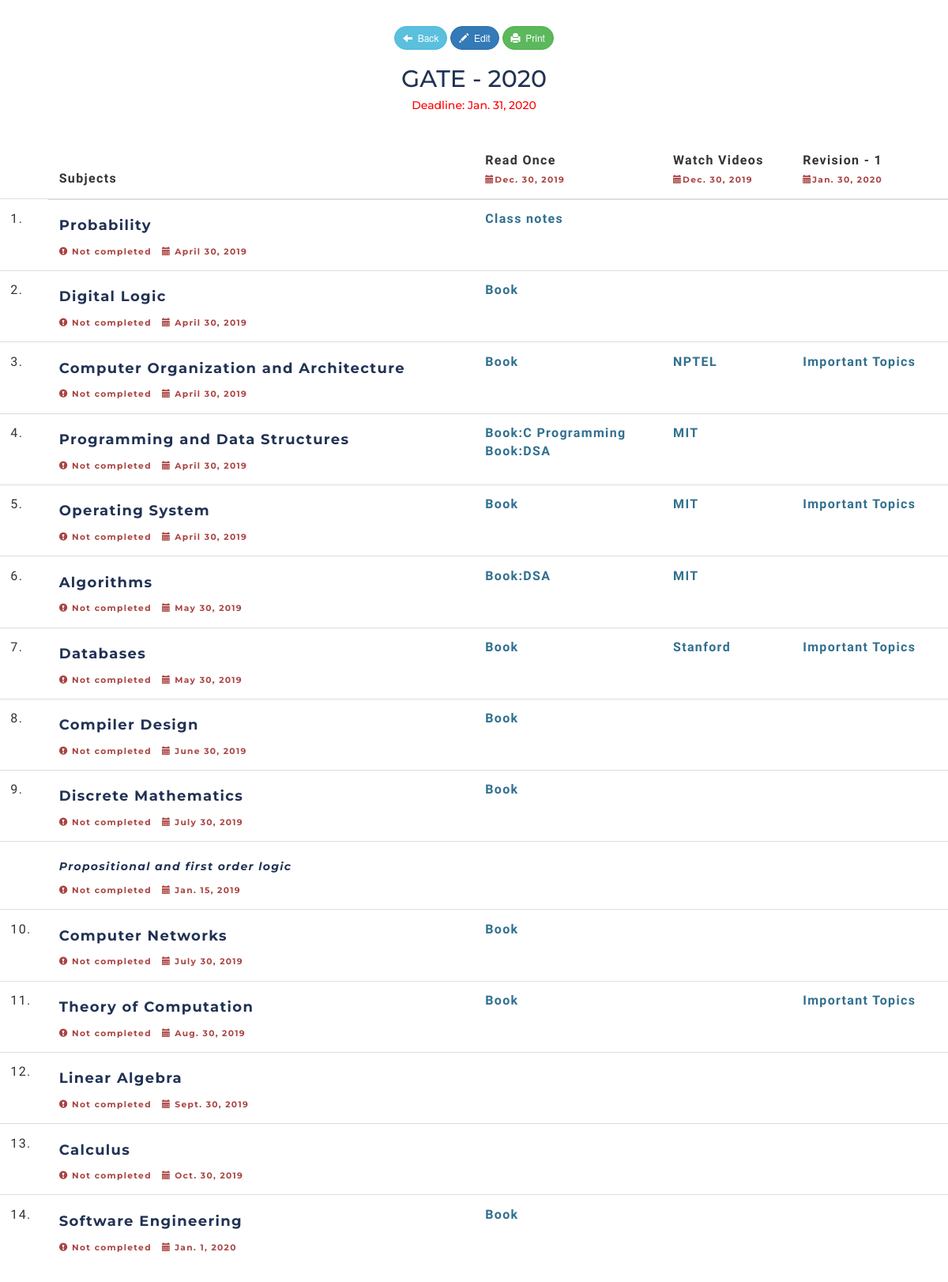
Page /planner/print-plan/7/ on the committed database.
### studyplanner/models.py (models this page shows, shortened)
class Plan(models.Model):
	name = models.CharField(max_length=100,null=False,blank=False)
	is_completed = models.BooleanField(default=False)
	description = models.TextField(default='')
	deadline = models.DateField(default=datetime.date.today)
	completed_subjects = models.IntegerField(default=0)
	completed_paths = models.IntegerField(default=0)
	completed_on = models.DateField(default=datetime.date.today)
	archived = models.BooleanField(default=False)
	class Meta:
		ordering = ['is_completed']

class Path(models.Model):
	name = models.CharField(max_length=500,null=False,blank=False)
	plan = models.ForeignKey(Plan, on_delete=models.CASCADE, null=True)
	description = models.TextField(default='')
	is_completed = models.BooleanField(default=False)
	deadline = models.DateField(default=datetime.date.today)
	completed_methods = models.IntegerField(default=0)
	completed_on = models.DateField(default=datetime.date.today)
	class Meta:
		ordering = ['is_completed']

class Subject(models.Model):
	name = models.CharField(max_length=500,null=False,blank=False)
	plan = models.ForeignKey(Plan, on_delete=models.CASCADE, null=False)
	description = models.TextField(default='')
	is_completed = models.BooleanField(default=False)
	deadline = models.DateField(default=datetime.date.today)
	completed_subtopics = models.IntegerField(default=0)
	completed_methods = models.IntegerField(default=0)
	completed_on = models.DateField(default=datetime.date.today)
	class Meta:
		ordering = ['is_completed','deadline']

class Method(models.Model):
	name = models.CharField(max_length=100,null=False,blank=False)
	path = models.ForeignKey(Path, on_delete=models.CASCADE,null=True)
	subject = models.ForeignKey(Subject, on_delete=models.CASCADE,null=True,blank=True)
	subtopic = models.ForeignKey(Subtopic, on_delete=models.CASCADE,null=True,blank=True)
	description = models.TextField(default='')
	is_completed = models.BooleanField(default=False)
	deadline = models.DateField(default=datetime.date.today)
	completed_on = models.DateField(default=datetime.date.today)
	class Meta:
		ordering = ['is_completed','deadline']

class Subtopic(models.Model):
	name = models.CharField(max_length=500,null=False,blank=False)
	subject = models.ForeignKey(Subject, on_delete=models.CASCADE, null=False)
	description = models.TextField(default='')
	is_completed = models.BooleanField(default=False)
	deadline = models.DateField(default=datetime.date.today)
	completed_methods = models.IntegerField(default=0)
	completed_on = models.DateField(default=datetime.date.today)
	class Meta:
		ordering = ['is_completed','deadline']

### studyplanner/views.py (the view)
# urls.py: url(r'^print-plan/(?P<pk>\d+)/$',views.print_plan, name='print-plan'),
def print_plan(request,pk):
	plan = get_object_or_404(Plan,pk=pk)
	paths = Path.objects.filter(plan=plan)
	if plan.archived:
		messages.error(request, "Plan doesn't exist")
		return redirect('home')
	subject_form = SubjectForm()
	subtopic_form = SubtopicForm()
	path_form = PathForm()
	method_form = MethodForm()
	return render(request, 'studyplanner/print_plan.html', {'plan':plan,'paths':paths,'subject_form':subject_form,'subtopic_form':subtopic_form,'path_form':path_form,'method_form':method_form})

### studyplanner/templates/studyplanner/print_plan.html (shortened to what this page needs)
{% extends 'studyplanner/printbase.html' %}
{% block content %}
	<div class="container-fluid">
		<div class="panels">
			<div class="text-center printBtn">
				<button class="btn btn-info btn-sm" onclick="window.history.go(-1)">
					<span class="glyphicon glyphicon-arrow-left"></span>&nbsp; Back
				</button>
				<a href="{% url 'studyplanner:plan-detail' pk=plan.pk %}">
					<button class="btn btn-primary btn-sm">
						<span class="glyphicon glyphicon-pencil"></span>&nbsp; Edit
					</button>
				</a>
				<button class="btn btn-success btn-sm" onclick="window.print()">
					<span class="glyphicon glyphicon-print"></span>&nbsp; Print
				</button>
			</div>
			<h2 class="text-center pageTitle">
				{{ plan.name }}
			</h2>
			{% if not plan.is_completed %}
				<h5 class="text-center pageTitle" style="color: red;">Deadline: {{ plan.deadline }}</h5>
			{% else %}
				<h5 class="text-center pageTitle" style="color: green;">Completed</h5>
			{% endif %}
			<div class="row">
				<div class="table-responsive dataTable">
					<table class="table">
						<thead>
							<tr>
								<td></td>
								<th>Subjects</th>
									{% for path in paths %}
										<th>
											<span class="pathName" title="{{ path.description }}">{{ path.name }}</span>
											<br>
											{% if path.is_completed %}
												<span class="text-success contentfooter"><span class="glyphicon glyphicon-ok-sign"></span>&nbsp;Completed</span>
											{% else %}
												<span class="text-danger contentfooter">
													<span class="glyphicon glyphicon-calendar"></span>{{path.deadline }}
												</span>
											{% endif %}
										</th>
									{% endfor %}
							</tr>
						</thead>
						<tbody>
							{% for subject in plan.subject_set.all %}
								<tr>
									<td>
										<span>{{ forloop.counter }}.</span>
									</td>
									<th>
										<span>
											<h4 class="pageTitle"><b>
												<span class="subjectName" title="{{ subject.description }}">{{ subject.name }}</span>
											</b></h4>
											{% if subject.is_completed %}
												<span class="text-success contentfooter"><span class="glyphicon glyphicon-ok-sign"></span>&nbsp;Completed</span>
											{% else %}
												<span class="text-danger contentfooter">
													<span class="glyphicon glyphicon-exclamation-sign"></span>&nbsp;Not completed
													&nbsp;
													<span class="glyphicon glyphicon-calendar"></span>&nbsp;{{ subject.deadline }}
												</span>
											{% endif %}
										</span>
									</th>
								{% for path in paths %}
									<th>
										{% for method in subject.method_set.all %}
											{% if method.path == path %}
												<span class="text-{% if method.is_completed %}success{% else %}info{%endif%} text-xs">
													<span class="methodName" title="{{ method.description }}">{{ method.name }}</span>
												</span>
												<br>
											{% endif %}
										{% endfor %}
									</th>
								{% endfor %}
								</tr>
								{% for subtopic in subject.subtopic_set.all %}
									<tr>
										<td></td>
										<td>
											<h5 class="pageTitle"><i>
												<b class="subtopicName" title="{{ subtopic.description }}">{{ subtopic.name }}</b>
											</i></h5>
											{% if subtopic.is_completed %}
												<span class="text-success contentfooter"><span class="glyphicon glyphicon-ok-sign"></span>&nbsp;Completed</span>
											{% else %}
												<span class="text-danger contentfooter">
												<b>
													<span class="glyphicon glyphicon-exclamation-sign"></span>&nbsp;Not completed
													&nbsp; <span class="glyphicon glyphicon-calendar"></span>&nbsp;{{ subtopic.deadline }}
												</b>
												</span>
											{% endif %}
										</td>
									{% for path in paths %}
										<td>
										</td>
									{% endfor %}
									</tr>
								{% endfor %}
							{% endfor %}
						</tbody>
					</table>
				</div>
			</div>
		</div>
	</div>
{% endblock %}

### studyplanner/static/studyplanner/css/base.css (style rules this page uses)
.pageTitle { -webkit-print-color-adjust: exact; color-adjust: exact; font-family: 'Montserrat', sans-serif; color: #213254; }
.btn { border-radius: 15px; }

### studyplanner/static/studyplanner/css/table.css (style rules this page uses)
.dataTable { margin-top: 20pt; }
table { font-size: 12pt; font-family: 'PT Sans', sans-serif; letter-spacing: 1pt; }
table td,th,tr { padding: 10pt !important; }

### studyplanner/static/studyplanner/css/plan.css (style rules this page uses)
.contentfooter { font-family: 'Montserrat', sans-serif; font-size: 8pt; }
.printBtn { margin-top: 25pt; -webkit-print-color-adjust: exact; }

### rows in the picture
Plan: name "GATE - 2020", deadline "Jan. 31, 2020"
Path: name "Read Once", deadline "Dec. 30, 2019"
Path: name "Watch Videos", deadline "Dec. 30, 2019"
Path: name "Revision - 1", deadline "Jan. 30, 2020"
Subject: name "Probability", deadline "April 30, 2019"
Method: name "Class notes"
Subject: name "Digital Logic", deadline "April 30, 2019"
Method: name "Book"
Subject: name "Computer Organization and Architecture", deadline "April 30, 2019"
Method: name "Book"
Method: name "NPTEL"
Method: name "Important Topics"
Subject: name "Programming and Data Structures", deadline "April 30, 2019"
Method: name "Book:C Programming"
Method: name "Book:DSA"
Method: name "MIT"
Subject: name "Operating System", deadline "April 30, 2019"
Method: name "Book"
Method: name "MIT"
Method: name "Important Topics"
Subject: name "Algorithms", deadline "May 30, 2019"
Method: name "Book:DSA"
Method: name "MIT"
Subject: name "Databases", deadline "May 30, 2019"
Method: name "Book"
Method: name "Stanford"
Method: name "Important Topics"
Subject: name "Compiler Design", deadline "June 30, 2019"
Method: name "Book"
Subject: name "Discrete Mathematics", deadline "July 30, 2019"
Method: name "Book"
Subtopic: name "Propositional and first order logic", deadline "Jan. 15, 2019"
Subject: name "Computer Networks", deadline "July 30, 2019"
Method: name "Book"
Subject: name "Theory of Computation", deadline "Aug. 30, 2019"
Method: name "Book"
Method: name "Important Topics"
Subject: name "Linear Algebra", deadline "Sept. 30, 2019"
Subject: name "Calculus", deadline "Oct. 30, 2019"
Subject: name "Software Engineering", deadline "Jan. 1, 2020"
Method: name "Book"
